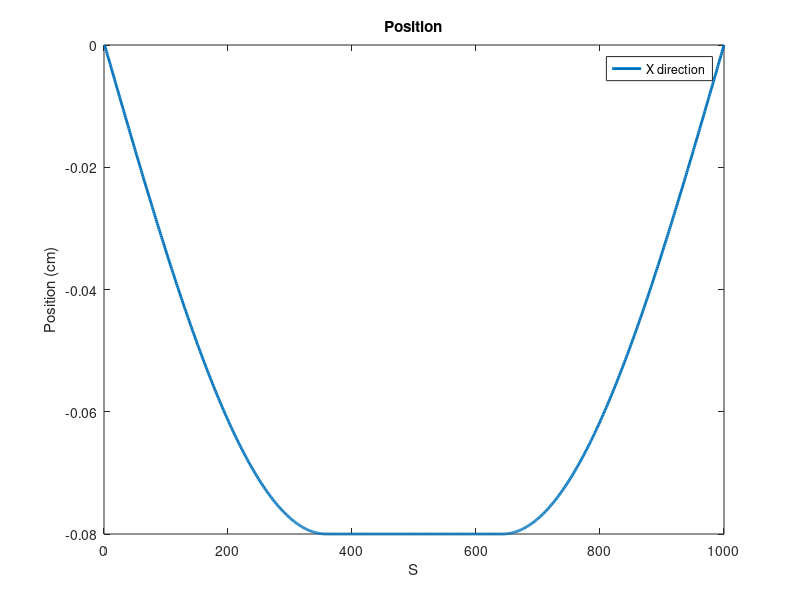
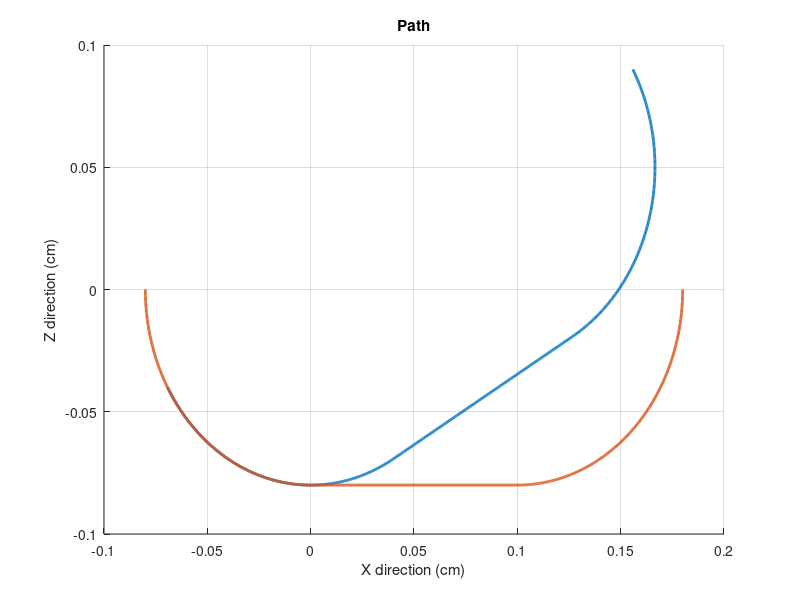
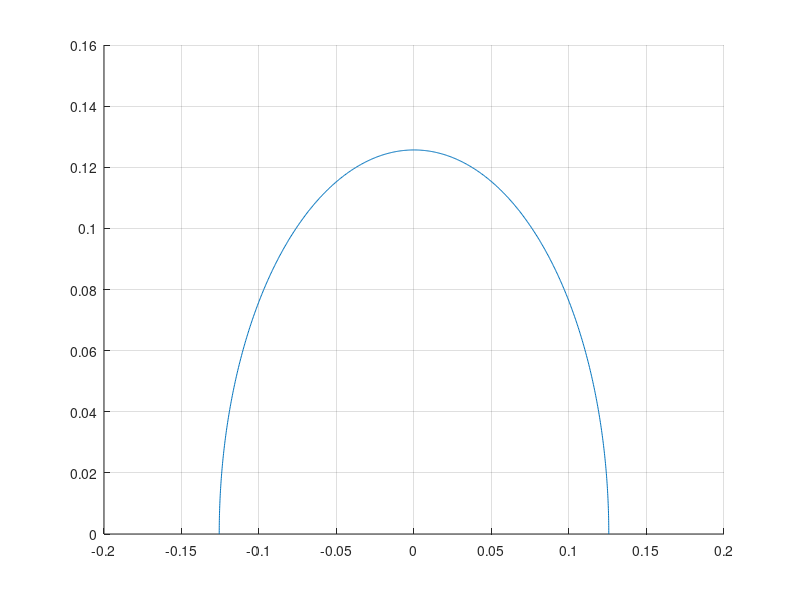

These figures' MATLAB source, in order:
% Initial parameters
radius = 0.08;
line_length = 0.1;

alpha = (2*line_length)/(radius*pi) + 1;

% Time vector
sspace = linspace(0, alpha + 1, 1000); 
P = zeros(1000,3);
P_z = zeros(1,length(sspace));
P_x = zeros(1,length(sspace));
P_z_derivative = zeros(1,length(sspace));
P_x_derivative = zeros(1,length(sspace));

% 30 degrees Rotation
R = [  0.8660254,  0.5000000,  0.0000000;
  -0.5000000,  0.8660254,  0.0000000;
   0.0000000,  0.0000000,  1.0000000 ];

% 45 degree Rotation
% R = [  0.7071068,  0.7071068,  0.0000000;
%   -0.7071068,  0.7071068,  0.0000000;
%    0.0000000,  0.0000000,  1.0000000 ];


% 90 degrees Rotation
% R = [ -0.9997531, -0.0222195,  0.0000000;
%    0.0222195, -0.9997531,  0.0000000;
%    0.0000000,  0.0000000,  1.0000000 ];
for i=1:length(sspace)
    s=sspace(i);

    if s <= 1
        % Calculate x and y coordinates of the first circle segment
        P_z(i) = -radius * cos(s*pi/2);
        P_x(i) = -radius * sin(s*pi/2);
        P_z_derivative(i) = radius * (pi/2) * sin(s * pi/2);
        P_x_derivative(i) = -radius * (pi/2) * cos(s * pi/2);
        P(i,:) =  [P_z(i) P_x(i) 0.0] * R;
    elseif s <= alpha && s>1
        % Calculate the coordinates of the straight line segment
        P_z(i) = (s-1) * (radius * pi) / 2;
        P_x(i) = -radius * ones(1);

        P_z_derivative(1,i) = radius * pi / 2;
        P_x_derivative(1,i) = 0;
        P(i,:) =  [P_z(i) P_x(i) 0.0] * R;

    else
        P_z(i) = radius * sin((s-alpha) * pi/2) + line_length;
        P_x(i) = -radius * cos((s-alpha) * pi/2);
        P_z_derivative(i) = radius * pi/2 * cos((s-alpha) * pi/2);
        P_x_derivative(i) = radius * pi/2 * sin((s-alpha) * pi/2);
        P(i,:) =  [P_z(i) P_x(i) 0.0] * R;
    end

end

tBlend = 2;
tFinal = 4;
s = zeros(1000,1);
sDot = zeros(1000,1);

radius = 0.08;
line_length = 0.1;


alpha = (2 * line_length) / (radius * pi) + 1;
W = (alpha + 1) / (tBlend * (tFinal - tBlend));
for i = 1:length(sDot)
    t = i * tFinal / length(sDot);
    if  t <= tBlend
        s(i) = (W * t^2) / 2;
        sDot(i) = W * t;


    elseif t > tBlend && t < tFinal - tBlend
        s(i) = W * tBlend * (t - tBlend) + ((W * tBlend^2))/2;
        sDot(i) = W * tBlend;
%         s(i) = W * tBlend * (t - tBlend );


    else
        s(i) =  W * tBlend^2 - W * (t - tFinal)^2 / 2 - W * tBlend * (2*tBlend-tFinal);
        sDot(i) = W * ( tFinal - t);
    end

end



figure(2)
hold on
grid on
plot(P(:,1),P(:,2), 'LineWidth', 2.0)
xlabel('X direction (cm)')
ylabel('Z direction (cm)')
title('Path')
%
% writematrix(P_z', "P_x.txt");
% writematrix(P_x', "P_y.txt");
% writematrix(P_z_derivative', "P_x_derivative.txt");
% writematrix(P_y_derivative', "P_y_derivative.txt");
%
% figure(1)
% hold on
% grid on
% plot(sspace,P_z, 'LineWidth', 2.0)
%
%
%
figure(1)
plot(P_x, 'LineWidth', 2.0)
title('Position')
xlabel('S')
ylabel('Position (cm)')
legend('X direction','Z direction')


figure(2)
hold on
grid on
plot(P_z,P_x, 'LineWidth', 2.0)
xlabel('X direction (cm)')
ylabel('Z direction (cm)')
title('Path')

figure(3)
hold on
grid on
plot(P_x_derivative,P_z_derivative)

